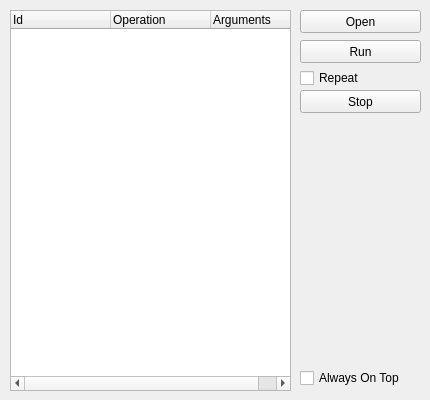
<?xml version="1.0" encoding="UTF-8"?>
<ui version="4.0">
 <class>MainWindow</class>
 <widget class="QMainWindow" name="MainWindow">
  <property name="enabled">
   <bool>true</bool>
  </property>
  <property name="geometry">
   <rect>
    <x>0</x>
    <y>0</y>
    <width>430</width>
    <height>400</height>
   </rect>
  </property>
  <property name="sizePolicy">
   <sizepolicy hsizetype="Fixed" vsizetype="Fixed">
    <horstretch>0</horstretch>
    <verstretch>0</verstretch>
   </sizepolicy>
  </property>
  <property name="windowTitle">
   <string>Pacro</string>
  </property>
  <property name="animated">
   <bool>true</bool>
  </property>
  <property name="documentMode">
   <bool>true</bool>
  </property>
  <property name="tabShape">
   <enum>QTabWidget::Rounded</enum>
  </property>
  <property name="dockOptions">
   <set>QMainWindow::AllowTabbedDocks|QMainWindow::AnimatedDocks</set>
  </property>
  <widget class="QWidget" name="centralwidget">
   <widget class="QTreeWidget" name="list_script">
    <property name="geometry">
     <rect>
      <x>10</x>
      <y>10</y>
      <width>281</width>
      <height>381</height>
     </rect>
    </property>
    <column>
     <property name="text">
      <string>Id</string>
     </property>
    </column>
    <column>
     <property name="text">
      <string>Operation</string>
     </property>
    </column>
    <column>
     <property name="text">
      <string>Arguments</string>
     </property>
    </column>
   </widget>
   <widget class="QPushButton" name="button_open">
    <property name="geometry">
     <rect>
      <x>300</x>
      <y>10</y>
      <width>121</width>
      <height>23</height>
     </rect>
    </property>
    <property name="text">
     <string>Open</string>
    </property>
   </widget>
   <widget class="QPushButton" name="button_run">
    <property name="geometry">
     <rect>
      <x>300</x>
      <y>40</y>
      <width>121</width>
      <height>23</height>
     </rect>
    </property>
    <property name="text">
     <string>Run</string>
    </property>
   </widget>
   <widget class="QPushButton" name="button_stop">
    <property name="geometry">
     <rect>
      <x>300</x>
      <y>90</y>
      <width>121</width>
      <height>23</height>
     </rect>
    </property>
    <property name="text">
     <string>Stop</string>
    </property>
   </widget>
   <widget class="QCheckBox" name="checkbox_always_on_top">
    <property name="geometry">
     <rect>
      <x>300</x>
      <y>370</y>
      <width>111</width>
      <height>16</height>
     </rect>
    </property>
    <property name="text">
     <string>Always On Top</string>
    </property>
   </widget>
   <widget class="QCheckBox" name="checkbox_repeat">
    <property name="geometry">
     <rect>
      <x>300</x>
      <y>70</y>
      <width>81</width>
      <height>16</height>
     </rect>
    </property>
    <property name="text">
     <string>Repeat</string>
    </property>
   </widget>
  </widget>
 </widget>
 <resources/>
 <connections/>
</ui>
